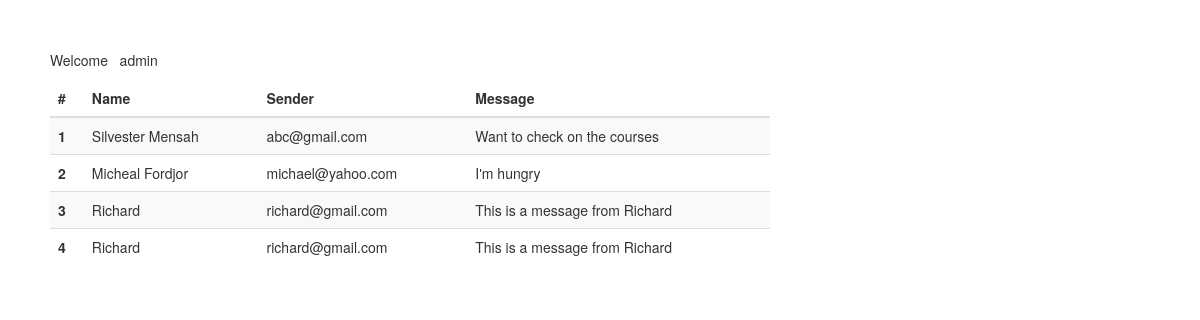
The app's page /email (signed in) with its own data.
### blog/models.py (models this page shows)
class Mails(models.Model):
    __tablename__ = "mails"
    name = models.CharField(max_length=100)
    sender = models.CharField(max_length=100)
    message = models.TextField()

### blog/views.py (the view)
# urls.py: path('email', views.email, name='email'),
def email(request):
    is_login = request.session.get('is_login')
    if is_login:
        emailObj = Mails.objects.all()
        signin_name = request.session.get('signin_name')
        return render(request, 'emails.html', {'emails':emailObj, 'signin_name':signin_name})
    else:
        return render(request, 'emails.html', {'error': "You don't have the rights to view this page!!" })

### templates/emails.html (shortened to what this page needs)
{% load static %}
<!DOCTYPE html>
<html lang="en">
<head>
    <link href="{% static 'css/bootstrap.css' %}" rel="stylesheet" />
</head>
<body>
    <div class="email-container">
        <div>
            <p>Welcome &nbsp; {{signin_name}}</p>
        </div>
        <table class="table table-success table-striped">
            <thead>
              <tr>
                <th scope="col">#</th>
                <th scope="col">Name</th>
                <th scope="col">Sender</th>
                <th scope="col">Message</th>
              </tr>
            </thead>
            <tbody>
                {% for mail in emails %}
                <tr>
                    <th scope="row">{{mail.id}}</th>
                    <td>{{mail.name}}</td>
                    <td>{{mail.sender}}</td>
                    <td>{{mail.message}}</td>
                </tr>
                {% endfor %}
            </tbody>
        </table>
        <div>
        </div>
    </div>
</body>
</html>

### templates/emails.html (style rules this page uses)
.email-container { margin: 50px; width: 60%; }

### records on screen
Mails: id "1", name "Silvester Mensah", sender "abc@gmail.com", message "Want to check on the courses"
Mails: id "2", name "Micheal Fordjor", sender "michael@yahoo.com", message "I'm hungry"
Mails: id "3", name "Richard", sender "richard@gmail.com", message "This is a message from Richard"
Mails: id "4", name "Richard", sender "richard@gmail.com", message "This is a message from Richard"

### other values on screen
{{ signin_name }} "admin"
